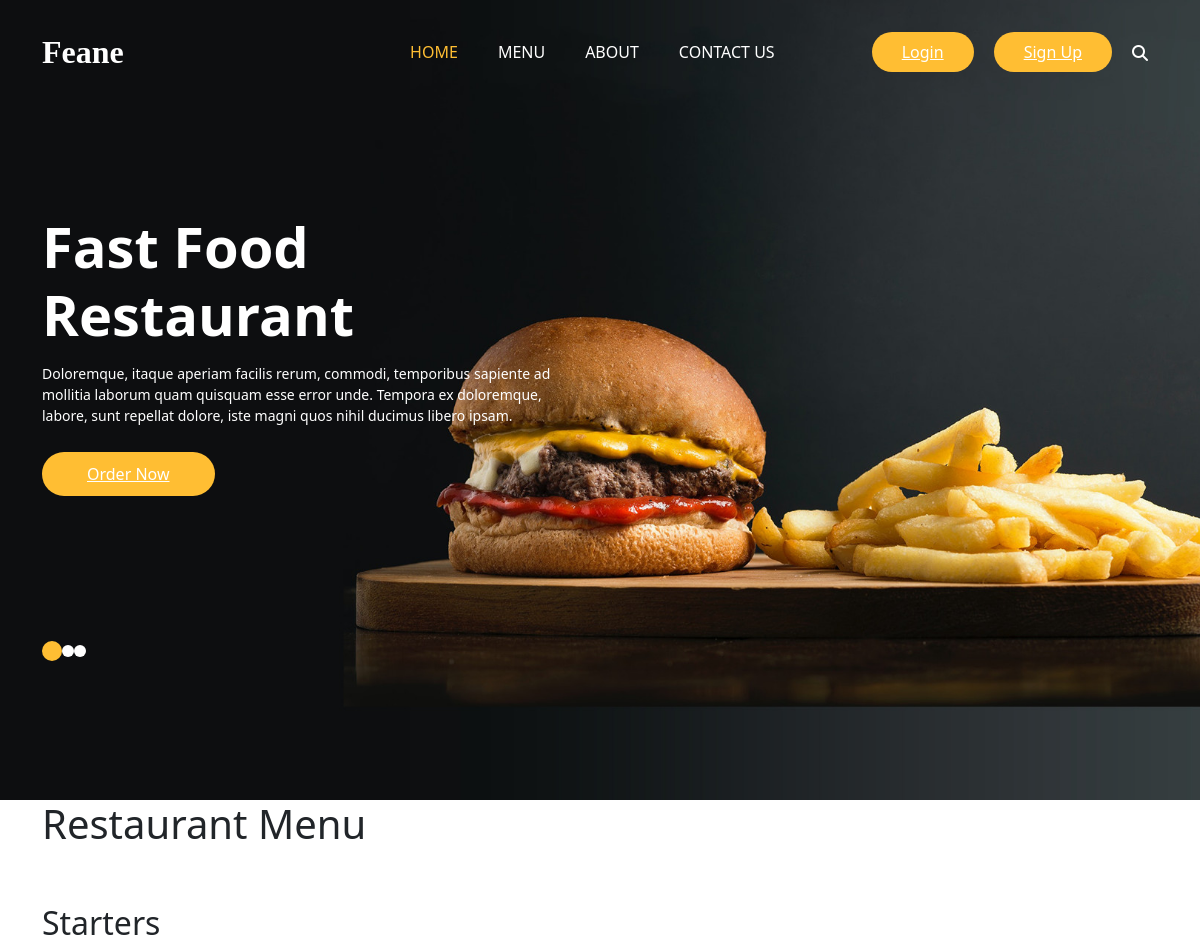
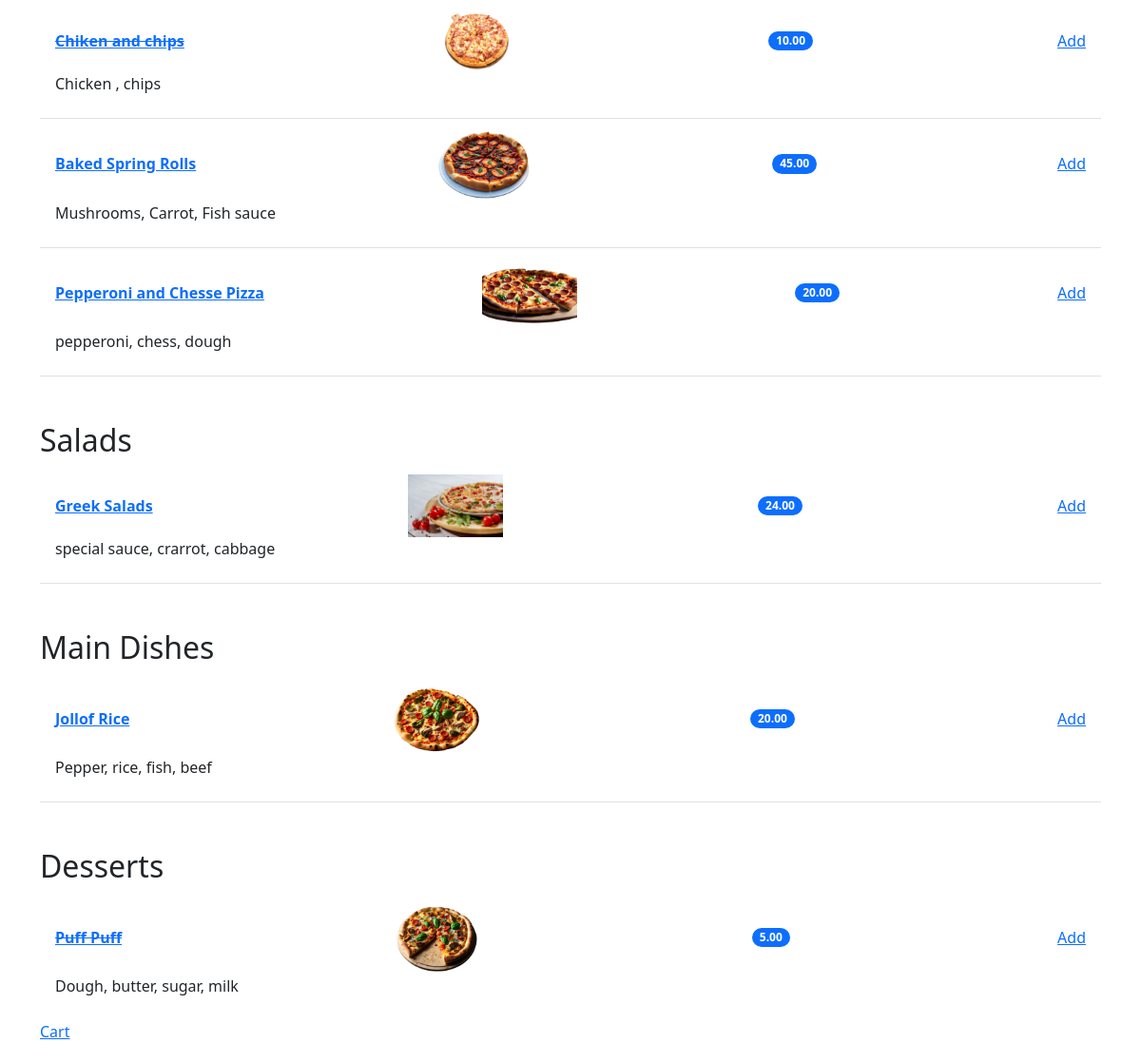
The page / on the database its author committed (2 pictures, top to bottom).
### restaurant_menu/models.py (models this page shows, shortened)
class Item(models.Model):
    meal = models.CharField(max_length=1000, unique=True)
    description = models.CharField(max_length=2000)
    price = models.DecimalField(max_digits=10, decimal_places=2)
    meal_type = models.CharField(max_length=200, choices=MEAL_TYPE)
    author = models.ForeignKey(User, on_delete=models.PROTECT)
    status = models.IntegerField(choices=STATUS, default=0)
    date_created = models.DateTimeField(auto_now_add=True)
    date_updated = models.DateTimeField(auto_now=True)
    image = models.ImageField(upload_to='menu_images/', null=True, blank=True)  # Add this line

### restaurant_menu/views.py (the view)
# urls.py: path('', views.menu_list, name='home'),
def menu_list(request):
    meals = MEAL_TYPE
    items = Item.objects.order_by('-date_created')
    return render(request, 'base/home.html', {'meals': meals, 'object_list': items})

### restaurant_menu/templates/base/home.html
{% extends 'main.html' %}
{% block content %}
<main class="layout layout--3">
  <div class="container">
    <h1>Restaurant Menu</h1>
    <ul class="list-group list-group-flush">
      {% for meal in meals %}
        <h2 class="pt-5">{{ meal.1 }}</h2>
        {% for row in object_list %}
          {% if row.meal_type == meal.0 %}
            <li class="list-group-item d-flex justify-content-between align-items-center border-0 pb-0">
              <a href="{% url 'menu_item_detail' row.pk %}">
                {% if row.status == 0 %}
                  <b><del>{{ row.meal }}</del></b>
                {% else %}
                  <b>{{ row.meal }}</b>
                {% endif %}
              </a>
              {% if row.image %}
                <img src="{{ row.image.url }}" alt="{{ row.meal }}" style="width: 100px; height: auto;">
              {% endif %}
              <span class="badge bg-primary rounded-pill">{{ row.price }}</span>
              <span><a href="{% url 'add_to_cart' row.pk %}">Add</a></span>
            </li>
            <li class="list-group-item pt-0">
              <p>{{ row.description }}</p>
            </li>
          {% endif %}
        {% endfor %}
      {% endfor %}
    </ul>
    <a href="{% url 'view_cart' %}">Cart</a>
  </div>
</main>
{% endblock %}

### restaurant_menu/static/styles/style.css (style rules this page uses)
::placeholder { color: #bbb; opacity: 1; }

### rows shown on the page
Item: meal "Chiken and chips", image (picture), price "10.00", description "Chicken , chips"
Item: meal "Baked Spring Rolls", image (picture), price "45.00", description "Mushrooms, Carrot, Fish sauce"
Item: meal "Pepperoni and Chesse Pizza", image (picture), price "20.00", description "pepperoni, chess, dough"
Item: meal "Greek Salads", image (picture), price "24.00", description "special sauce, crarrot, cabbage"
Item: meal "Jollof Rice", image (picture), price "20.00", description "Pepper, rice, fish, beef"
Item: meal "Puff Puff", image (picture), price "5.00", description "Dough, butter, sugar, milk"

### other values the page prints
{{ meal.1 }} "Starters" "Salads" "Main Dishes" "Desserts"
